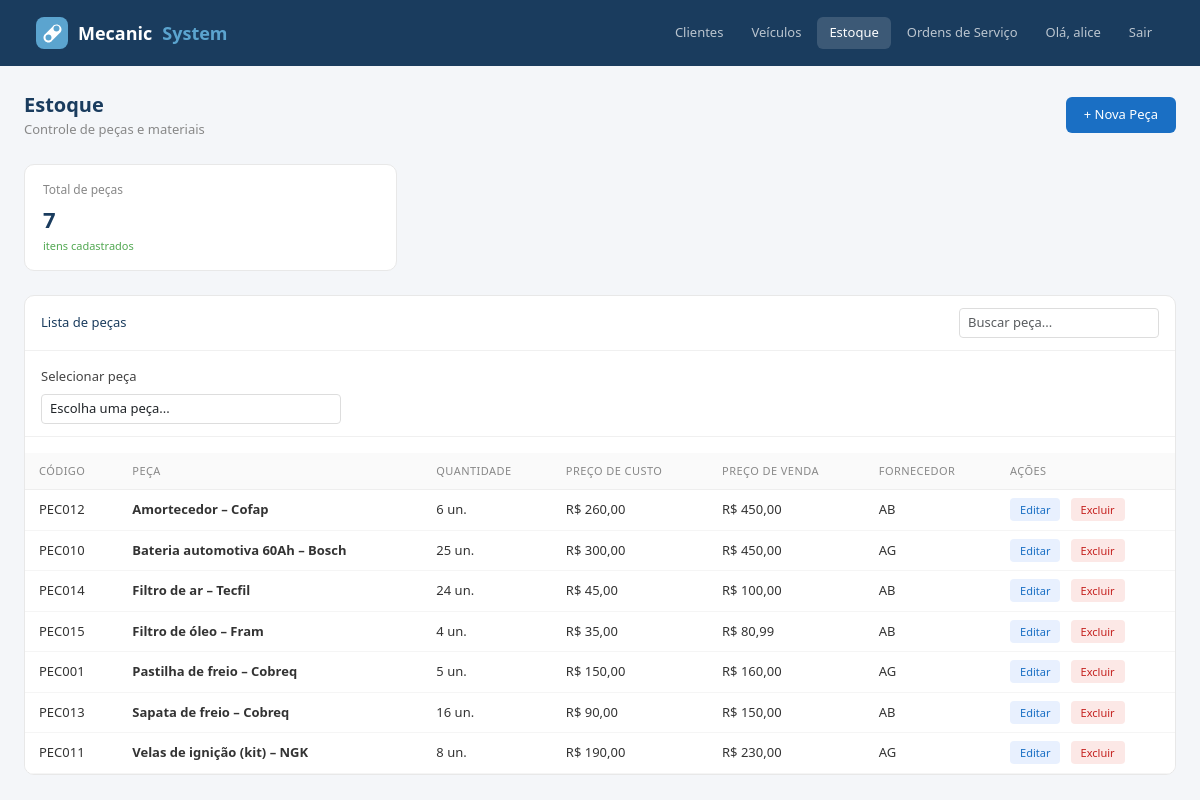
Screenshot of /estoque/ (signed in) with the database file from the repository.
### estoque/models.py (models this page shows, shortened)
class Peca(models.Model):
    codigo = models.CharField(max_length=50, unique=True, blank=True, null=True, verbose_name="Código")
    nome = models.CharField(max_length=100)
    quantidade = models.IntegerField(default=0)
    estoque_minimo = models.IntegerField(default=5)
    preco_custo = models.DecimalField(max_digits=10, decimal_places=2)
    preco_venda = models.DecimalField(max_digits=10, decimal_places=2)
    fornecedor = models.CharField(max_length=100, blank=True)
    class Meta:
        ordering = ['nome']
    def __str__(self):
        if self.codigo:
            return f"{self.codigo} - {self.nome}"
        return self.nome

### estoque/views.py (the view)
# urls.py: path('', views.listar_pecas, name='listar_pecas'),
def listar_pecas(request):
    pecas = Peca.objects.all()
    return render(request, 'estoque/listar.html', {'pecas': pecas})

### core/templatetags/core_filters.py (called while the page is built)
@register.filter
def br_format(value):
    if value is None or value == '':
        return "0,00"
    try:
        if isinstance(value, str):
            value = float(value.replace(',', '.'))
        locale.setlocale(locale.LC_ALL, 'pt_BR.UTF-8')
        return locale.currency(value, grouping=True, symbol=False).strip()
    except (ValueError, locale.Error):
        try:
            num = float(value)
            return f"{num:,.2f}".replace(',', 'X').replace('.', ',').replace('X', '.')
        except:
            return str(value)

### estoque/templates/estoque/listar.html (shortened to what this page needs)
{% extends "base.html" %}
{% load core_filters %}
{% block nav_estoque %}active{% endblock %}
{% block conteudo %}
<div class="d-flex justify-content-between align-items-center mb-4">
  <div>
    <div class="page-title">Estoque</div>
    <div class="page-sub">Controle de peças e materiais</div>
  </div>
  <a href="/estoque/adicionar/" class="btn-novo">+ Nova Peça</a>
</div>
<div class="row g-3 mb-4">
  <div class="col-md-4">
    <div class="stat-card">
      <div class="label">Total de peças</div>
      <div class="value">{{ pecas|length }}</div>
      <div class="sub">itens cadastrados</div>
    </div>
  </div>
</div>
<div class="card-table">
  <div class="card-top">
    <span style="font-size:13px;font-weight:500;color:#1a3c5e">Lista de peças</span>
    <input type="text" placeholder="Buscar peça..." class="form-control form-control-sm" style="width:200px" id="busca" onkeyup="filtrar()">
  </div>
  <div class="mb-3" style="padding:12px 16px;border-bottom:1px solid #f0f0f0;">
    <label class="form-label" style="font-size:13px;margin-bottom:8px;">Selecionar peça</label>
    <select class="form-control form-control-sm" style="width:300px;" id="pecaSelect">
      <option value="">Escolha uma peça...</option>
    </select>
  </div>
  <table class="table mb-0" id="tabela">
    <thead>
      <tr>
        <th>Código</th>
        <th>Peça</th>
        <th>Quantidade</th>
        <th>Preço de custo</th>
        <th>Preço de venda</th>
        <th>Fornecedor</th>
        <th>Ações</th>
      </tr>
    </thead>
    <tbody>
      {% for peca in pecas %}
      <tr>
        <td>{{ peca.codigo|default:"—" }}</td>
        <td><strong>{{ peca.nome }}</strong></td>
        <td>
          {% if peca.quantidade == 0 %}
            <span class="badge-os">Sem estoque</span>
          {% else %}
            {{ peca.quantidade }} un.
          {% endif %}
        </td>
        <td>R$ {{ peca.preco_custo|br_format }}</td>
        <td>R$ {{ peca.preco_venda|br_format }}</td>
        <td>{{ peca.fornecedor|default:"—" }}</td>
        <td>
          <a href="/estoque/editar/{{ peca.id }}/" class="btn-edit">Editar</a>
          <a href="/estoque/excluir/{{ peca.id }}/" class="btn-del" style="text-decoration:none;padding:4px 10px;font-size:11px">Excluir</a>
        </td>
      </tr>
      {% endfor %}
    </tbody>
  </table>
</div>
{% endblock %}

### templates/base.html (shortened to what this page needs)
<!DOCTYPE html>
<html lang="pt-br">
<head>
  <link href="https://cdn.jsdelivr.net/npm/bootstrap@5.3.0/dist/css/bootstrap.min.css" rel="stylesheet">
</head>
<body>
  <nav class="navbar navbar-expand-lg navbar-mecasystem">
    <div class="container-fluid">
      <a class="navbar-brand" href="/" style="display:flex;align-items:center;gap:10px">
  Mecanic<span>System</span>
</a>
      <div class="collapse navbar-collapse">
        <ul class="navbar-nav ms-auto gap-1">
          {% if user.is_authenticated %}
            <li class="nav-item"><a class="nav-link {% block nav_clientes %}{% endblock %}" href="/clientes/">Clientes</a></li>
            <li class="nav-item"><a class="nav-link {% block nav_veiculos %}{% endblock %}" href="{% url 'listar_veiculos' %}">Veículos</a></li>
            <li class="nav-item"><a class="nav-link {% block nav_estoque %}{% endblock %}" href="/estoque/">Estoque</a></li>
            <li class="nav-item"><a class="nav-link {% block nav_ordens %}{% endblock %}" href="/ordens/">Ordens de Serviço</a></li>
            <li class="nav-item"><a class="nav-link" href="#">Olá, {{ user.username }}</a></li>
            <li class="nav-item">
              <form method="post" action="{% url 'logout' %}" style="display:inline; margin:0;">
                <button type="submit" class="nav-link" style="background:none; border:none; padding:6px 12px; color: rgba(255,255,255,0.7); cursor:pointer;">Sair</button>
              </form>
            </li>
          {% else %}
            <li class="nav-item"><a class="nav-link" href="{% url 'login' %}">Login</a></li>
            <li class="nav-item"><a class="nav-link" href="{% url 'registrar' %}">Registrar</a></li>
          {% endif %}
        </ul>
      </div>
    </div>
  </nav>
  <div class="container-fluid px-4 py-4">
    {% block conteudo %}{% endblock %}
  </div>
</body>
</html>

### templates/base.html (style rules this page uses)
body { background: #f4f6f9; }
.navbar-mecasystem { background: #1a3c5e; padding: 12px 24px; }
.navbar-mecasystem .navbar-brand { color: #fff; font-weight: 600; font-size: 18px; }
.navbar-mecasystem .navbar-brand span { color: #5ba4cf; }
.navbar-mecasystem .nav-link { color: rgba(255,255,255,0.7) !important; font-size: 13px; padding: 6px 12px !important; border-radius: 6px; }
.navbar-mecasystem .nav-link:hover, .navbar-mecasystem .nav-link.active { background: rgba(255,255,255,0.15); color: #fff !important; }
.page-title { font-size: 20px; font-weight: 600; color: #1a3c5e; }
.page-sub { font-size: 13px; color: #888; }
.stat-card { background: #fff; border-radius: 10px; padding: 16px 18px; border: 1px solid #e8e8e8; }
.stat-card .label { font-size: 12px; color: #888; margin-bottom: 4px; }
.stat-card .value { font-size: 22px; font-weight: 600; color: #1a3c5e; }
.stat-card .sub { font-size: 11px; color: #52a852; margin-top: 2px; }
.card-table { background: #fff; border-radius: 10px; border: 1px solid #e8e8e8; overflow: hidden; }
.card-table .card-top { padding: 12px 16px; border-bottom: 1px solid #f0f0f0; display: flex; align-items: center; justify-content: space-between; }
.table th { font-size: 11px; color: #888; text-transform: uppercase; letter-spacing: 0.04em; font-weight: 500; background: #fafafa; border-bottom: 1px solid #eee !important; padding: 10px 14px; }
.table td { font-size: 13px; padding: 10px 14px; vertical-align: middle; border-bottom: 1px solid #f5f5f5; color: #333; }
.btn-novo { background: #1a6fc4; color: #fff; border: none; padding: 8px 18px; border-radius: 6px; font-size: 13px; font-weight: 500; text-decoration: none; }
.btn-edit { background: #e8f0fe; color: #1a6fc4; border: none; padding: 4px 10px; border-radius: 4px; font-size: 11px; font-weight: 500; text-decoration: none; }
.btn-del { background: #fce8e6; color: #c5221f; border: none; padding: 4px 10px; border-radius: 4px; font-size: 11px; font-weight: 500; cursor: pointer; }
.form-label { font-size: 13px; font-weight: 500; color: #444; }
.form-control { font-size: 13px; border-color: #ddd; }

### rows the page displays
Peca: codigo "PEC012", nome "Amortecedor – Cofap", quantidade "6", preco_custo|br_format "260,00", preco_venda|br_format "450,00", fornecedor "AB"
Peca: codigo "PEC010", nome "Bateria automotiva 60Ah – Bosch", quantidade "25", preco_custo|br_format "300,00", preco_venda|br_format "450,00", fornecedor "AG"
Peca: codigo "PEC014", nome "Filtro de ar – Tecfil", quantidade "24", preco_custo|br_format "45,00", preco_venda|br_format "100,00", fornecedor "AB"
Peca: codigo "PEC015", nome "Filtro de óleo – Fram", quantidade "4", preco_custo|br_format "35,00", preco_venda|br_format "80,99", fornecedor "AB"
Peca: codigo "PEC001", nome "Pastilha de freio – Cobreq", quantidade "5", preco_custo|br_format "150,00", preco_venda|br_format "160,00", fornecedor "AG"
Peca: codigo "PEC013", nome "Sapata de freio – Cobreq", quantidade "16", preco_custo|br_format "90,00", preco_venda|br_format "150,00", fornecedor "AB"
Peca: codigo "PEC011", nome "Velas de ignição (kit) – NGK", quantidade "8", preco_custo|br_format "190,00", preco_venda|br_format "230,00", fornecedor "AG"

### other values shown
{{ user.username }} "alice"
{{ pecas|length }} "7"
